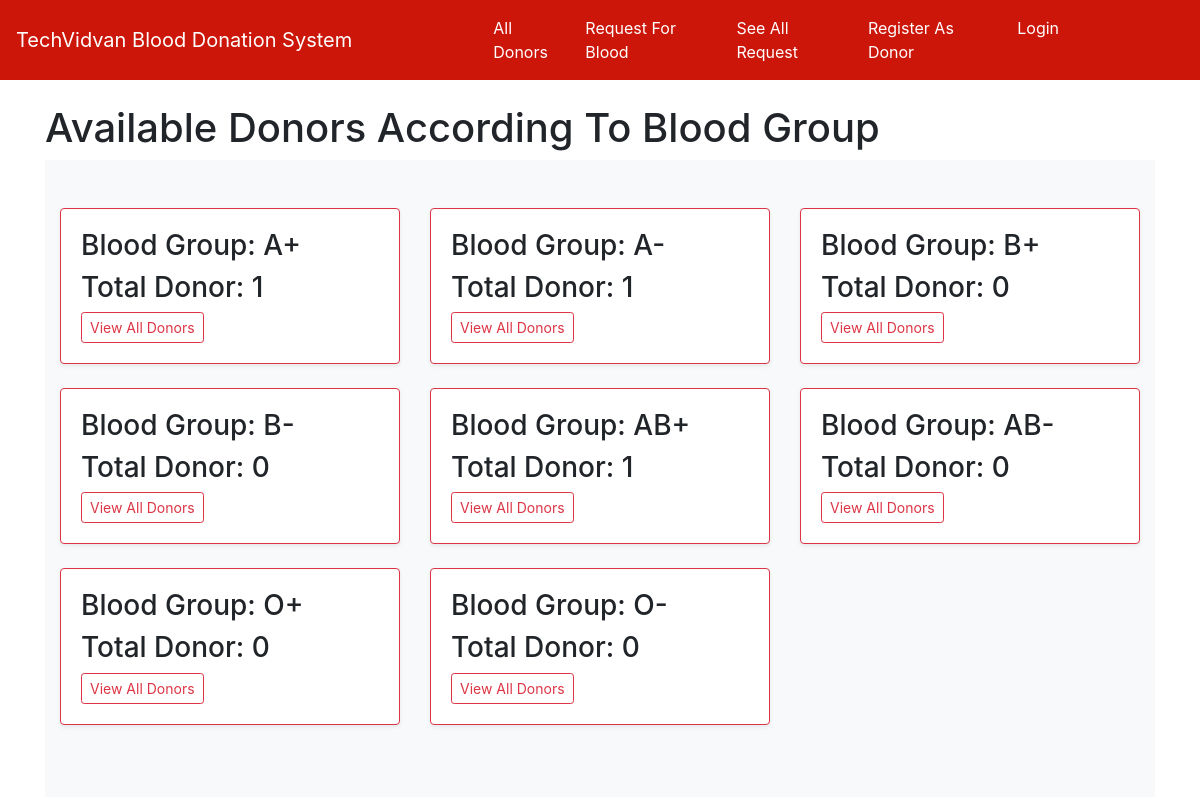
The page / on the database its author committed.
### home/models.py (models this page shows, shortened)
class BloodGroup(models.Model):
    name = models.CharField(max_length=5)

### home/views.py (the view)
# urls.py: path("", views.index, name="index"),
def index(request):
    all_group = BloodGroup.objects.annotate(total=Count('donor'))
    return render(request, "index.html", {'all_group':all_group})

### home/templates/index.html (shortened to what this page needs)
{% extends 'base.html' %}
{% load static %}
{% block body %}
<div class="container">
<h1>Available Donors According To Blood Group</h1>
  <div class="album py-5 bg-light">
    <div class="container">
      <div class="row">
        {% for i in all_group %}
        <div class="col-md-4">
          <div class="card mb-4 shadow-sm border-danger">
            <div class="card-body">
              <h3 class="card-text">Blood Group: {{i.name}}</h3>
              <h3 class="card-text">Total Donor: {{i.total}}</h3>
              <div class="d-flex justify-content-between align-items-center">
                <div class="btn-group">
                  <a href="/donors_list/{{i.id}}/" class="btn btn-sm btn-outline-danger">View All Donors</a>
                </div>
              </div>
            </div>
          </div>
        </div>
        {% endfor %}
      </div>
    </div>
  </div>
</div>
{% endblock %}

### rows shown on the page
BloodGroup: name "A+", total "1"
BloodGroup: name "A-", total "1"
BloodGroup: name "B+", total "0"
BloodGroup: name "B-", total "0"
BloodGroup: name "AB+", total "1"
BloodGroup: name "AB-", total "0"
BloodGroup: name "O+", total "0"
BloodGroup: name "O-", total "0"
